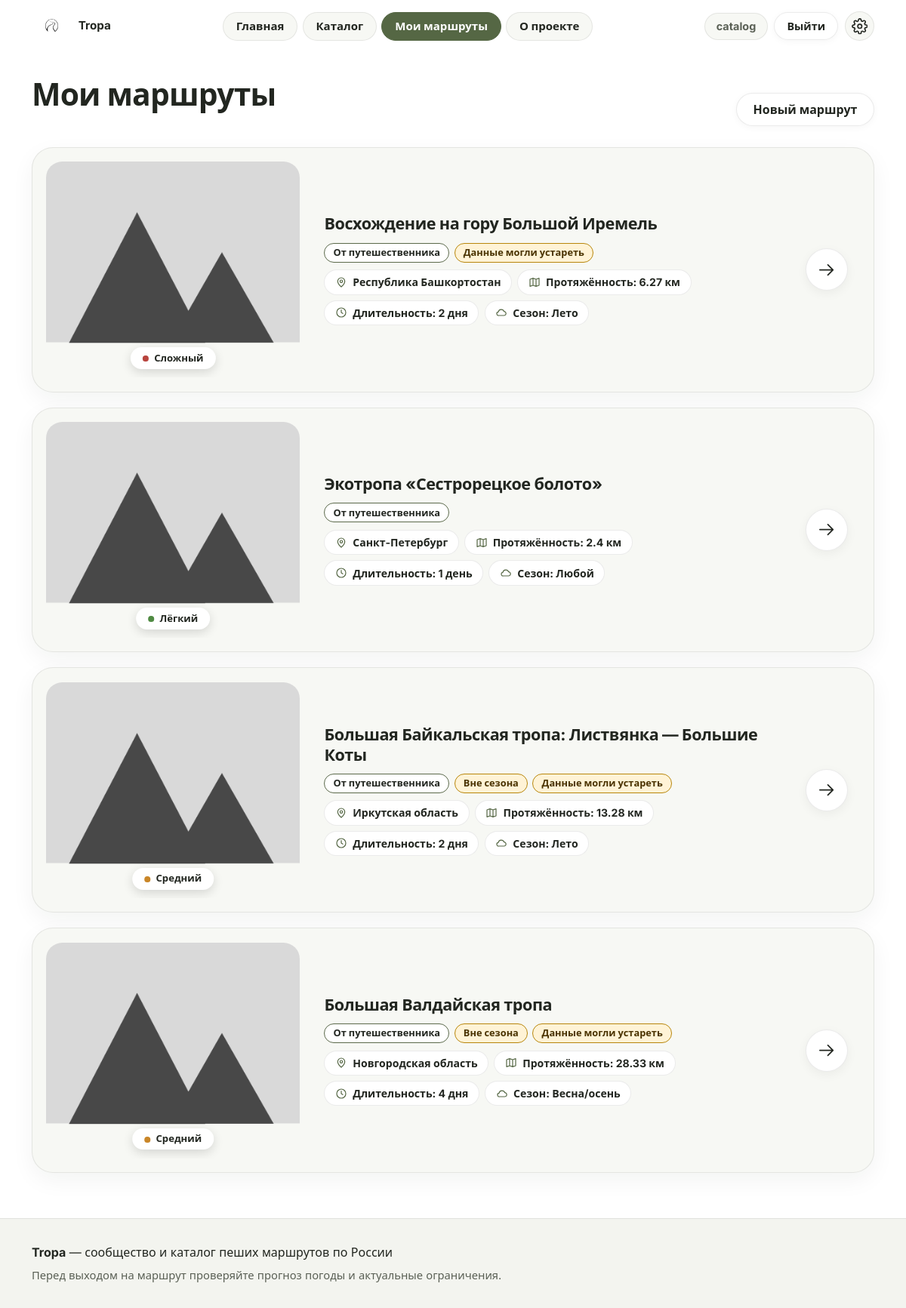
The app's page /routes/mine (signed in), older data.
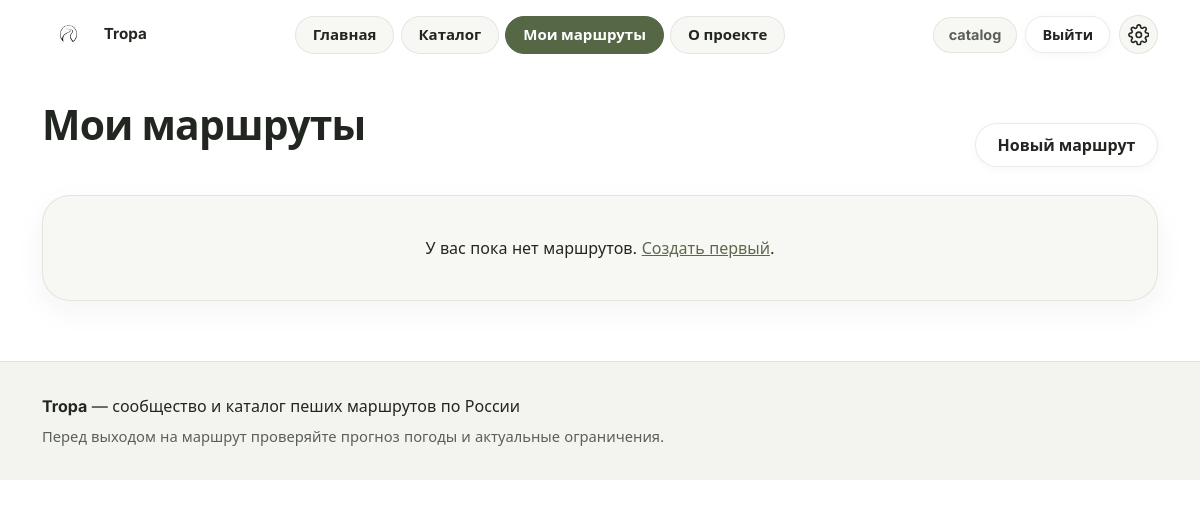
The same page, newer data.
### tables this page shows
CREATE TABLE routes (
    id             INTEGER PRIMARY KEY AUTOINCREMENT,
    author_id      INTEGER NOT NULL REFERENCES users(id),
    title          TEXT NOT NULL,
    region         TEXT NOT NULL,
    length_km      REAL NOT NULL,
    difficulty     TEXT NOT NULL CHECK (difficulty IN ('easy', 'medium', 'hard')),
    days           INTEGER NOT NULL DEFAULT 1,
    season         TEXT NOT NULL DEFAULT 'any',
    terrain        TEXT NOT NULL DEFAULT 'any',
    description    TEXT NOT NULL,
    restrictions   TEXT,
    source_url     TEXT,
    source_checked TEXT,
    open_from      TEXT,
    open_to        TEXT,
    is_public      INTEGER NOT NULL DEFAULT 1,
    views          INTEGER NOT NULL DEFAULT 0,
    surface        TEXT,
    max_slope      TEXT,
    has_steps      INTEGER NOT NULL DEFAULT 0,
    rest_points    TEXT,
    created_at     TEXT NOT NULL DEFAULT CURRENT_TIMESTAMP
);

### views/routes.py (the view)
@bp.route("/mine")
@login_required
def mine():
    routes = get_db().execute(
        "SELECT * FROM routes WHERE author_id = ? ORDER BY created_at DESC, id DESC",
        (g.user["id"],),
    ).fetchall()
    return render_template("my_routes.html", routes=routes, difficulty=DIFFICULTY)

### app.py (called while the page is built)
def ru_days(n):
    n = int(n)
    if 11 <= n % 100 <= 14:
        word = "дней"
    elif n % 10 == 1:
        word = "день"
    elif 2 <= n % 10 <= 4:
        word = "дня"
    else:
        word = "дней"
    return f"{n} {word}"

### db.py (called while the page is built)
def get_db():
    if "db" not in g:
        g.db = sqlite3.connect(current_app.config["DATABASE"])
        g.db.row_factory = sqlite3.Row
        g.db.execute("PRAGMA foreign_keys = ON")
    return g.db

### views/auth.py (called while the page is built)
@bp.before_app_request
def load_logged_in_user():
    user_id = session.get("user_id")
    g.user = None
    if user_id is not None:
        g.user = get_db().execute(
            "SELECT id, username FROM users WHERE id = ?", (user_id,)
        ).fetchone()
        if g.user is None:
            session.clear()

def login_required(view):
    @functools.wraps(view)
    def wrapped(**kwargs):
        if g.user is None:
            nxt = request.full_path.rstrip("?") if request.method == "GET" else None
            return redirect(url_for("auth.login", next=nxt))
        return view(**kwargs)
    return wrapped

### templates/my_routes.html (shortened to what this page needs)
{% extends "base.html" %}
{% block main_class %}wide{% endblock %}
{% block content %}
  <div class="section-head">
    <h1>Мои маршруты</h1>
    <a class="btn" href="{{ url_for('routes.create') }}">Новый маршрут</a>
  </div>
  <ul class="route-list">
    {% for r in routes %}{% include "_route_card.html" %}
    {% else %}<li class="empty card">У вас пока нет маршрутов. <a href="{{ url_for('routes.create') }}">Создать первый</a>.</li>
    {% endfor %}
  </ul>
{% endblock %}

### templates/_route_card.html (shortened to what this page needs)
<li class="route-card">
  <div class="route-thumb">
    <img src="{{ route_image(r['id']) }}" alt="Фото маршрута: {{ r['title'] }}"
         width="400" height="286" loading="lazy">
    <span class="diff-pill diff-{{ r['difficulty'] }}">{{ DIFFICULTY[r['difficulty']] }}</span>
  </div>
  <div class="route-body">
    <h3><a href="{{ url_for('routes.detail', route_id=r['id']) }}">{{ r['title'] }}</a></h3>
        <ul class="tags" aria-label="Метки маршрута">
          {% for cls, text in route_badges(r) %}<li class="tag tag--{{ cls }}">{{ text }}</li>{% endfor %}
        </ul>
    <ul class="meta">
      <li><svg class="icon" aria-hidden="true"><use href="#i-pin"/></svg><span>{{ r['region'] }}</span></li>
      <li><svg class="icon" aria-hidden="true"><use href="#i-map"/></svg><span>Протяжённость: {{ r['length_km'] }} км</span></li>
      <li><svg class="icon" aria-hidden="true"><use href="#i-clock"/></svg><span>Длительность: {{ r['days']|ru_days }}</span></li>
      <li><svg class="icon" aria-hidden="true"><use href="#i-cloud"/></svg><span>Сезон: {{ SEASONS[r['season']] }}</span></li>
    </ul>
  </div>
  <span class="arrow-btn" aria-hidden="true"><svg class="icon"><use href="#i-arrow"/></svg></span>
</li>

Row changes from the older to the newer data that the page shows:
removed routes: difficulty "Сложный", title "Восхождение на гору Большой Иремель", text "От путешественника" "Данные могли устареть", region "Республика Башкортостан", length_km "6.27", days|ru_days "2 дня", season "Лето"
removed routes: difficulty "Лёгкий", title "Экотропа «Сестрорецкое болото»", text "От путешественника", region "Санкт-Петербург", length_km "2.4", days|ru_days "1 день", season "Любой"
removed routes: difficulty "Средний", title "Большая Байкальская тропа: Листвянка — Большие Коты", text "От путешественника" "Вне сезона" "Данные могли устареть", region "Иркутская область", length_km "13.28", days|ru_days "2 дня", season "Лето"
removed routes: difficulty "Средний", title "Большая Валдайская тропа", text "От путешественника" "Вне сезона" "Данные могли устареть", region "Новгородская область", length_km "28.33", days|ru_days "4 дня", season "Весна/осень"
Text that changed along with them:
text now shown: "У вас пока нет маршрутов. Создать первый ."
